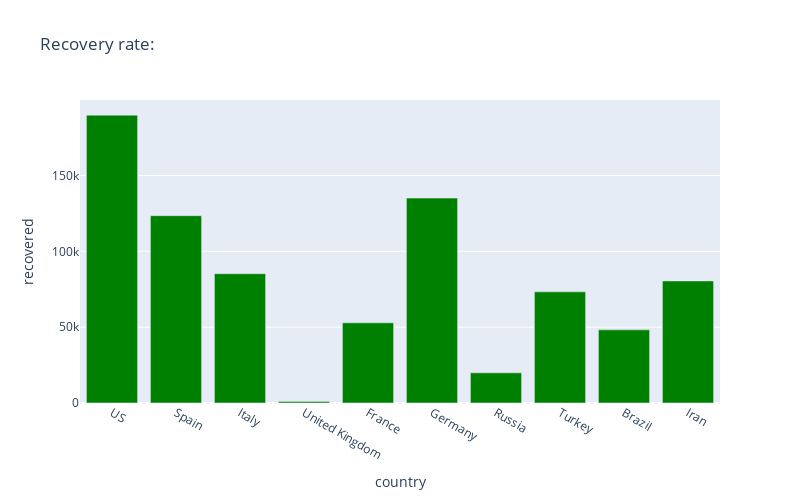

Notebook code cell kept with this figure:
### Code cell
px.bar(
    sorted_country.head(10),
    x = "country",
    y = "recovered",
    title= "Recovery rate:", # the axis names
    color_discrete_sequence=["green"], 
    height=500,
    width=800
)

### Figure 1 — Plotly figure (JSON) as saved in the notebook; plotly's stock layout.template omitted (floating-point values rounded to 4 significant figures)
{"data": [{"alignmentgroup": "True", "hovertemplate": "country=%{x}<br>recovered=%{y}<extra></extra>", "legendgroup": "", "marker": {"color": "green"}, "name": "", "offsetgroup": "", "orientation": "v", "showlegend": false, "textposition": "auto", "type": "bar", "x": ["US", "Spain", "Italy", "United Kingdom", "France", "Germany", "Russia", "Turkey", "Brazil", "Iran"], "xaxis": "x", "y": [189791, 123486, 85231, 910, 52842, 135100, 19865, 73285, 48221, 80475], "yaxis": "y"}], "layout": {"barmode": "relative", "height": 500, "legend": {"tracegroupgap": 0}, "title": {"text": "Recovery rate:"}, "width": 800, "xaxis": {"anchor": "y", "domain": [0, 1], "title": {"text": "country"}}, "yaxis": {"anchor": "x", "domain": [0, 1], "title": {"text": "recovered"}}}}
